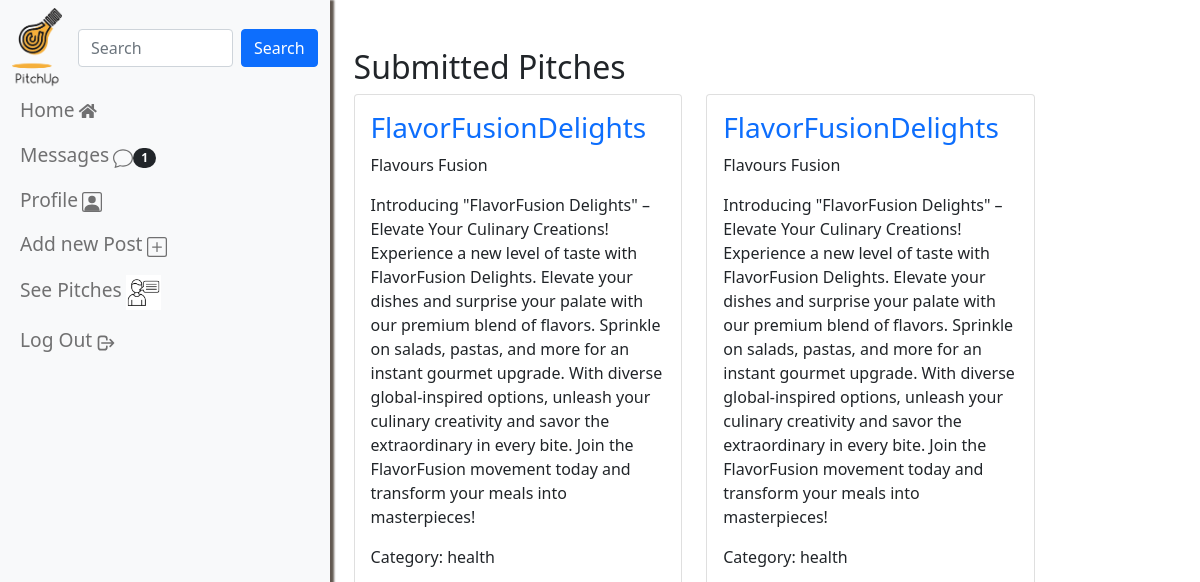
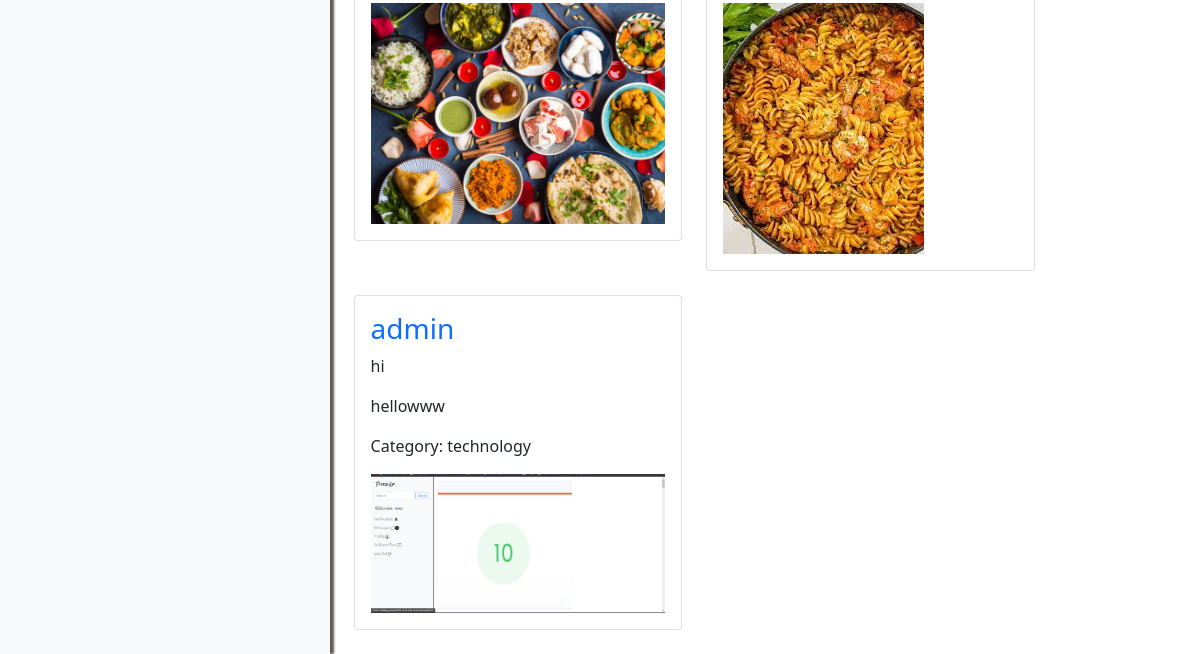
The app's page /pitch/view_pitches/, older data (2 pictures, top to bottom).
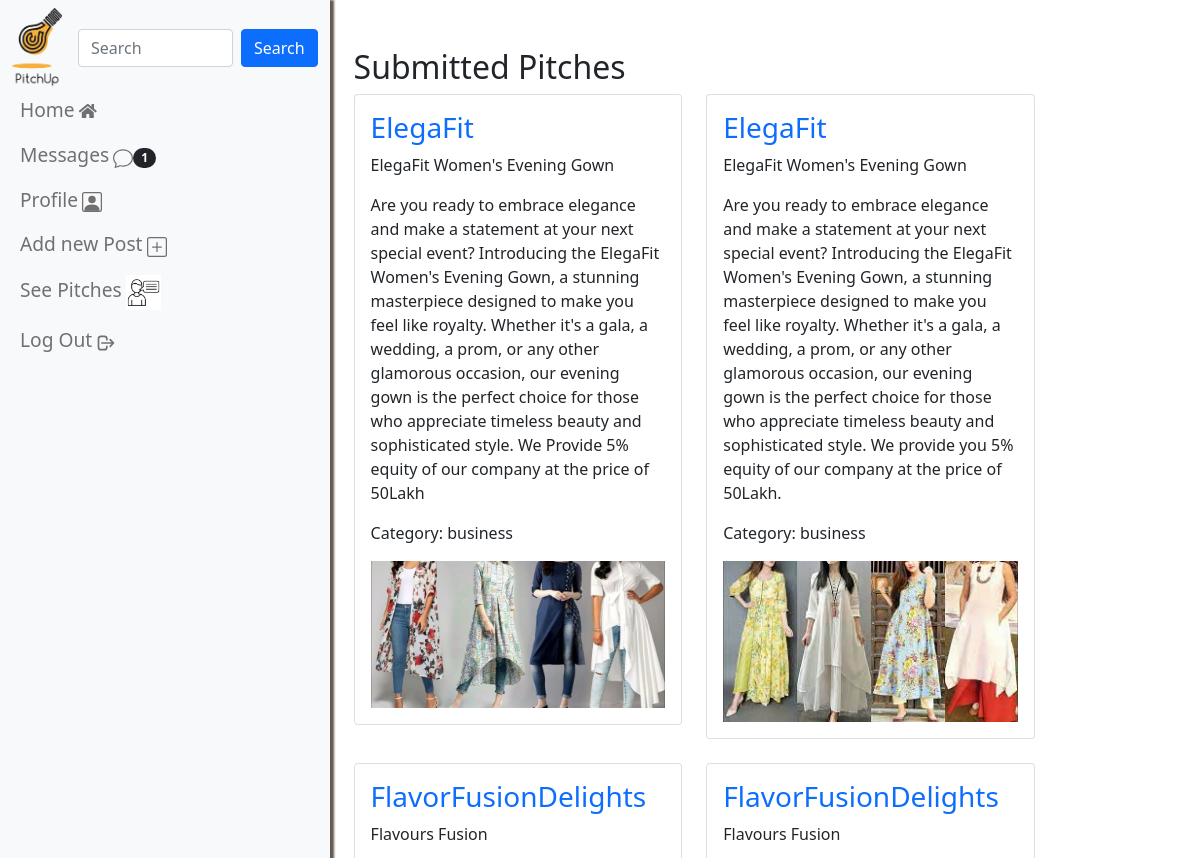
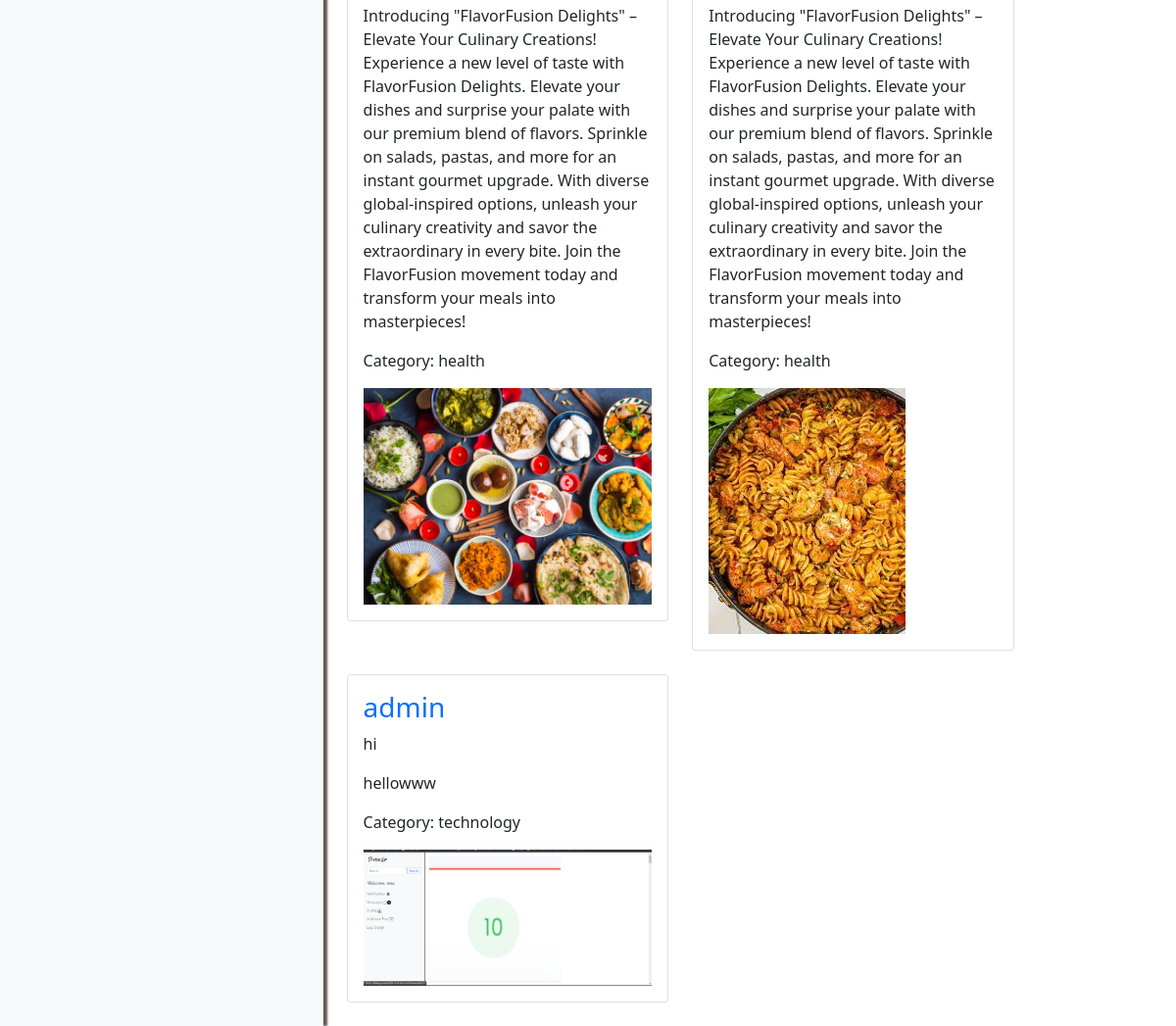
The same page, newer data (2 pictures, top to bottom).
### pitch/models.py (models this page shows, shortened)
class Pitch(models.Model):
    user = models.ForeignKey(User, on_delete=models.CASCADE)
    pitch_title = models.CharField(max_length=100)
    pitch_description = models.TextField()
    pitch_category = models.CharField(max_length=50)
    pitch_images = models.ImageField(upload_to='pitch_images/', blank=True, null=True)
    submission_date = models.DateTimeField(auto_now_add=True)

### pitch/views.py (the view)
# urls.py: path('view_pitches/', views.view_pitches, name='view_pitches'),
def view_pitches(request):
    pitches = Pitch.objects.all().order_by('-submission_date')  # Order by the user
    return render(request, 'pitch_list.html', {'pitches': pitches})

### pitchup/templates/pitch_list.html
{% extends 'base.html' %}
{% block content %}
<div class="container mt-5">
    <div class="row justify-content-center">
        <div class="col-md-12">
            <h2>Submitted Pitches</h2>
            <div class="row">
                {% for pitch in pitches %}
                <div class="col-md-5 mb-4">
                    <div class="card">
                        <div class="card-body">
                            <h3><a href="{% url 'profile' username=pitch.user.username %}" style="text-decoration: none;">{{ pitch.user.username }}</a></h3>
                            <p>{{ pitch.pitch_title }}</p>
                            <p>{{ pitch.pitch_description }}</p>
                            <p>Category: {{ pitch.pitch_category }}</p>
                            {% if pitch.pitch_images %}
                            <img src="{{ pitch.pitch_images.url }}" alt="Pitch Image" class="img-fluid">
                            {% endif %}
                        </div>
                    </div>
                </div>
                {% endfor %}
            </div>
        </div>
    </div>
</div>
{% endblock %}

### pitchup/templates/base.html (shortened to what this page needs)
{% load static %}
<!doctype html>
<html lang="en">
<head>
    <link href="https://cdn.jsdelivr.net/npm/bootstrap@5.0.0-beta1/dist/css/bootstrap.min.css" rel="stylesheet"
>
    <link href="https://cdnjs.cloudflare.com/ajax/libs/font-awesome/5.15.3/css/all.min.css" rel="stylesheet">
    <link rel="stylesheet" href="{% static 'css/base.css' %}">
    <link rel="stylesheet" href="{% static 'css/index.css' %}">
    <link rel="stylesheet" href="{% static 'css/direct.css' %}">
</head>
<body>
    <div class="d-flex">
    <nav class="navbar navbar-expand-lg navbar-light bg-light flex-column align-items-start sticky-navbar"
        style="background-color:whitesmoke; box-shadow: 4px 0 2px rgba(28, 14, 3, 0.69), -4px 0 2px rgba(28, 14, 3, 0.69);">
        <div class="container-fluid">
            <div class="collapse navbar-collapse justify-content-around bd-highlight" id="navbarSupportedContent">
                <div class="d-flex align-items-center">
                    <a href="{% url 'post:index' %}">
                        <img src="{% static 'images/logo.png' %}" alt="Logo" style="height: 80px; width: 50px;">
                    </a>
                    <form class="ms-3 d-flex" action="{% url 'search:search' %}">
                        <input class="form-control me-2" type="search" placeholder="Search" aria-label="Search">
                        <button class="btn btn-primary" type="submit">Search</button>
                    </form>
                </div>
                <ul class="navbar-nav  mb-2 mb-lg-0">
                    <li class="nav-item">
                        <a class="nav-link" href="{% url 'post:index' %}">
                            <span style="font-size: larger;">Home</span>
                            <i class="fa fa-home"></i>
                        </a>
                    </li>
                </ul>
                <ul class="navbar-nav  mb-2 mb-lg-0">
                    <li class="nav-item">
                        <a class="nav-link" href="{% url 'direct:inbox' %}">
                            <span style="font-size: larger;">Messages</span>
                            <svg xmlns="http://www.w3.org/2000/svg" width="20" height="20" fill="currentColor"
                                class="bi bi-chat" viewBox="0 0 16 16">
                                <span class="badge rounded-pill  bg-dark">1</span>
                            </svg>
                        </a>
                    </li>
                </ul>
                <ul class="navbar-nav  mb-2 mb-lg-0">
                    <li class="nav-item">
                        <a class="nav-link" href="{% url 'profile' request.user %}">
                            <span style="font-size: larger;">Profile</span>
                        </a>
                    </li>
                </ul>
                <ul class="navbar-nav  mb-2 mb-lg-0">
                    <li class="nav-item">
                        <a class="nav-link" href="{% url 'post:newpost' %}">
                            <span style="font-size: larger;">Add new Post</span>
                        </a>
                    </li>
                </ul>
                <ul class="navbar-nav  mb-2 mb-lg-0">
                    <li class="nav-item">
                        <a class="nav-link" href="{% url 'pitch:view_pitches' %}">
                            <span style="font-size: larger;">See Pitches</span>
                            <img src="{% static 'images/pitch-icon.jpg' %}" alt="" width="35" height="35">
                        </a>
                    </li>
                </ul>
                <ul class="navbar-nav  mb-2 mb-lg-0">
                    <li class="nav-item">
                        <a class="nav-link" href="{% url 'account:signout' %}">
                            <span style="font-size: larger;">Log Out</span>
                            <svg xmlns="http://www.w3.org/2000/svg" fill="none" width="20" height="20"
                                viewBox="0 0 24 24" stroke="currentColor">
                                <path stroke-linecap="round" stroke-linejoin="round" stroke-width="2"
                                    d="M17 16l4-4m0 0l-4-4m4 4H7m6 4v1a3 3 0 01-3 3H6a3 3 0 01-3-3V7a3 3 0 013-3h4a3 3 0 013 3v1" />
                            </svg>
                        </a>
                    </li>
                </ul>
            </div>
        </div>
    </nav>
    <div class="flex-grow-1 overflow-auto">
        <div class="container">
            {% block content %}
            {% endblock content %}
        </div>
    </div>
    </div>
</body>
</html>

### pitchup/static/css/direct.css (style rules this page uses)
:root { --body-bg: linear-gradient(135deg, #f5f7fa 0%, #c3cfe2 100%); --msger-bg: #fff; --border: 2px solid #ddd; --left-msg-bg: #ececec; --right-msg-bg: #579ffb; }

### pitchup/templates/base.html (style rules this page uses)
.collapse.navbar-collapse { flex-direction: column; align-items: flex-start; }
.sticky-navbar { position: sticky; top: 0; z-index: 100; }

Row changes from the older to the newer data that the page shows:
added Pitch: user.username "ElegaFit", pitch_title "ElegaFit Women's Evening Gown", pitch_description "Are you ready to embrace elegance and make a statement at your next special event? Introducing the ElegaFit Women's Evening Gown, a stunning masterpiece designed to make you feel like royalty. Whether it's a gala, a wedding, a prom, or any other glamorous occasion, our evening gown is the perfect choice for those who appreciate timeless beauty and sophisticated style. We Provide 5% equity of our company at the price of 50Lakh", pitch_category "business", pitch_images (picture)
added Pitch: user.username "ElegaFit", pitch_title "ElegaFit Women's Evening Gown", pitch_description "Are you ready to embrace elegance and make a statement at your next special event? Introducing the ElegaFit Women's Evening Gown, a stunning masterpiece designed to make you feel like royalty. Whether it's a gala, a wedding, a prom, or any other glamorous occasion, our evening gown is the perfect choice for those who appreciate timeless beauty and sophisticated style. We provide you 5% equity of our company at the price of 50Lakh.", pitch_category "business", pitch_images (picture)
